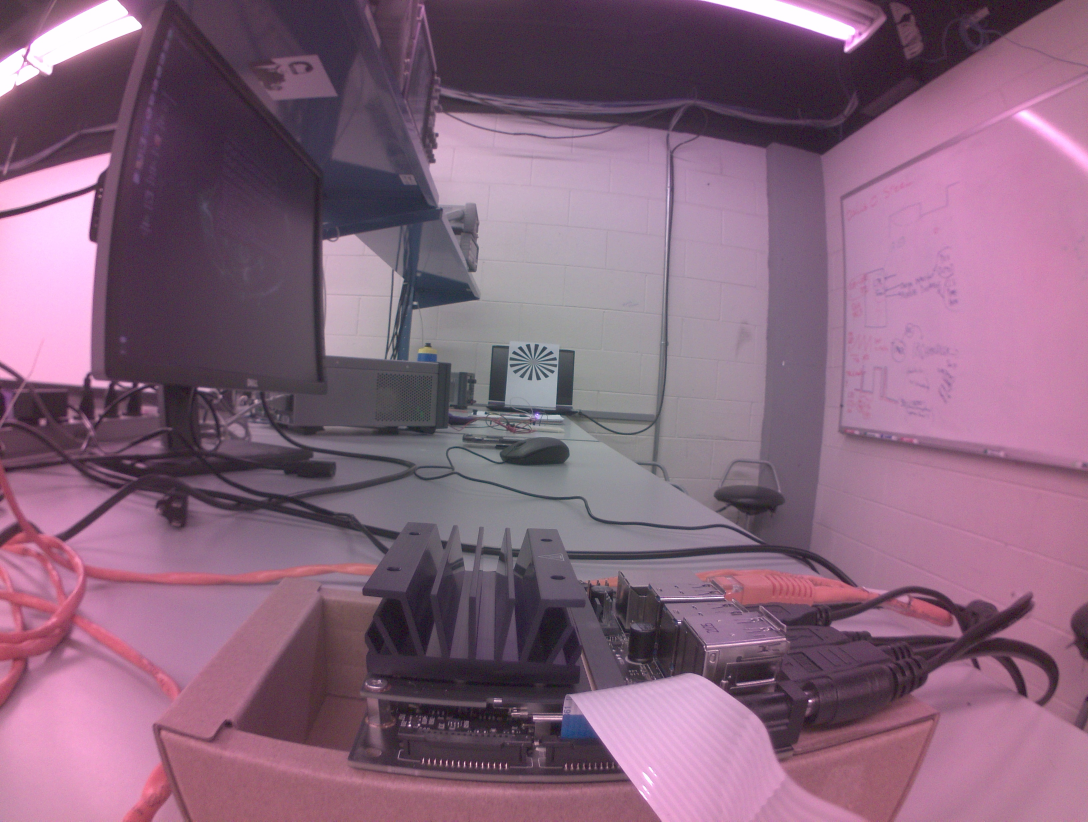
#> input picture Jetson_Dev/poc_camera/100deg_lens.jpg, 3264 x 2464 px, given in place of x-raw, format=(string)BGR ! appsink, which was not available (shown at 1/3 size)
$ python blob_detect.py
#> lines starting #> are read from the running program, lines starting #| are printed output that depends on the picture; after the words box and inside, x2 and y2 are one past the last pixel; in counts of white or black regions, pixels touching at a corner belong together; pictures that were not available may be replaced by others from this repository, and a replacement may not be noted
import cv2
import numpy as np
import matplotlib.pyplot as plt

def gstreamer_pipeline(
    capture_width=3264,
    capture_height=2464,
    display_width=1280,
    display_height=720,
    framerate=21,
    flip_method=2,
):
    return (
        "nvarguscamerasrc ! "
        "video/x-raw(memory:NVMM), "
        "width=(int)%d, height=(int)%d, "
        "format=(string)NV12, framerate=(fraction)%d/1 ! "
        "nvvidconv flip-method=%d ! "
        "video/x-raw, width=(int)%d, height=(int)%d, format=(string)BGRx ! "
        "videoconvert ! "
        "video/x-raw, format=(string)BGR ! appsink"
        % (
            capture_width,
            capture_height,
            framerate,
            flip_method,
            display_width,
            display_height,
        )
    )

def show_camera():
# To flip the image, modify the flip_method parameter (0 and 2 are the most common)
    print(gstreamer_pipeline(flip_method=2))
    #MORPH_CROSS
    kernel = cv2.getStructuringElement(cv2.MORPH_CROSS, (5,5))
    #regular ones kernel
    kernel_ones = np.ones((5,5), np.uint8)
    cap = cv2.VideoCapture(gstreamer_pipeline(flip_method=2), cv2.CAP_GSTREAMER)
    if cap.isOpened():
        window_handle = cv2.namedWindow("CSI Camera", cv2.WINDOW_AUTOSIZE)
        # Window
        while cv2.getWindowProperty("CSI Camera", 0) >= 0:
            ret_val, img = cap.read()
#> img is the input picture: shape (2464, 3264, 3); mean B, G, R 124.7, 101.6, 135.1
            #blur = cv2.GaussianBlur(img,(5,5),0)
            img_gray = cv2.cvtColor(img, cv2.COLOR_BGR2GRAY)
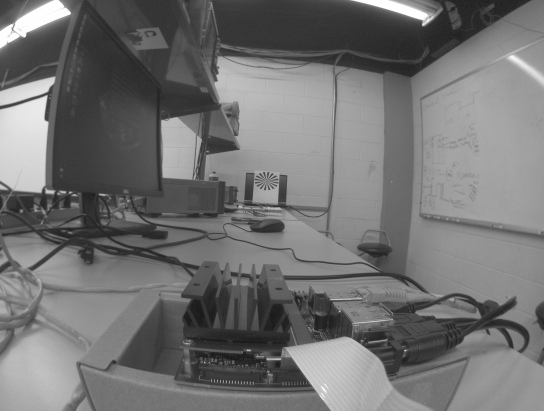
#> img_gray: shape (2464, 3264) (shown at 1/6 size); min 6, max 255, mean 114.3
            #Note here: when put behind k850 filter, there is much more noise picked up, why??
            ret, thresh = cv2.threshold(img_gray, 250, 255, cv2.THRESH_BINARY)
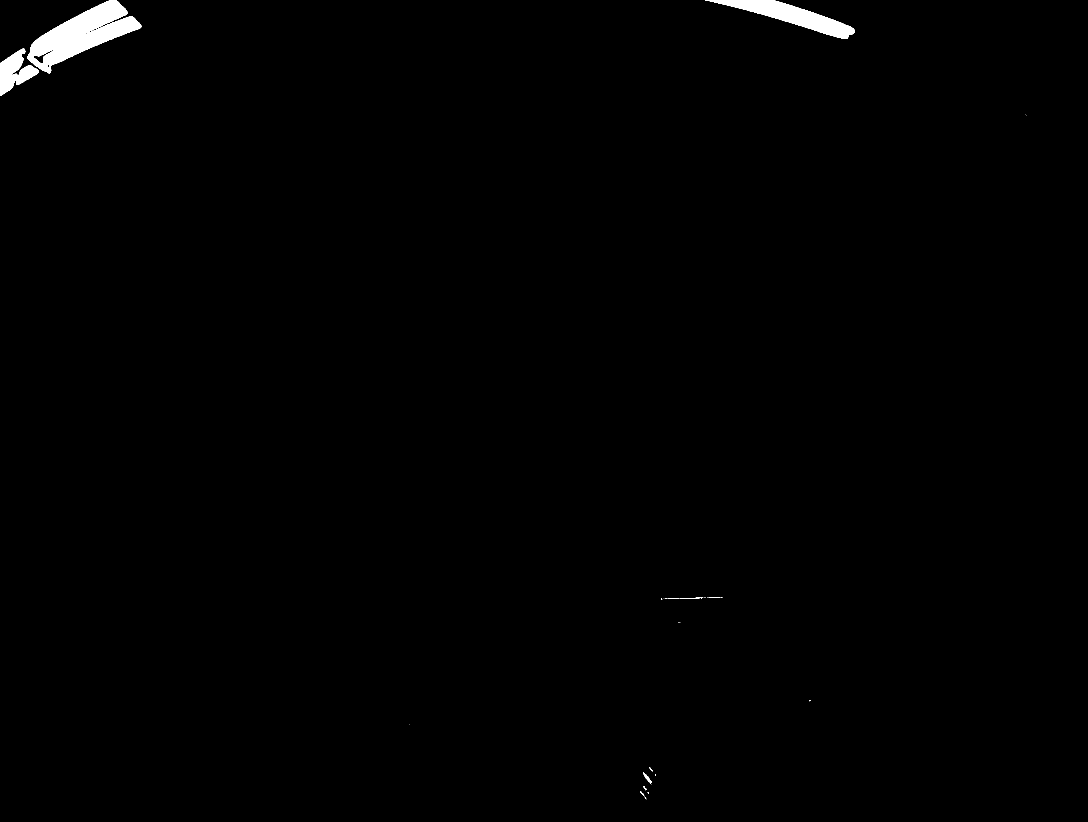
#> thresh: shape (2464, 3264) (shown at 1/3 size); 0.71% white; 31 white regions (21 under 20 px), largest, box (x1, y1, x2, y2) and area: (82, 0, 424, 220) 31428, (2115, 0, 2564, 117) 17026, (0, 145, 117, 288) 7932
            thresh = cv2.erode(thresh, np.ones((7,7), np.uint8), iterations=2)
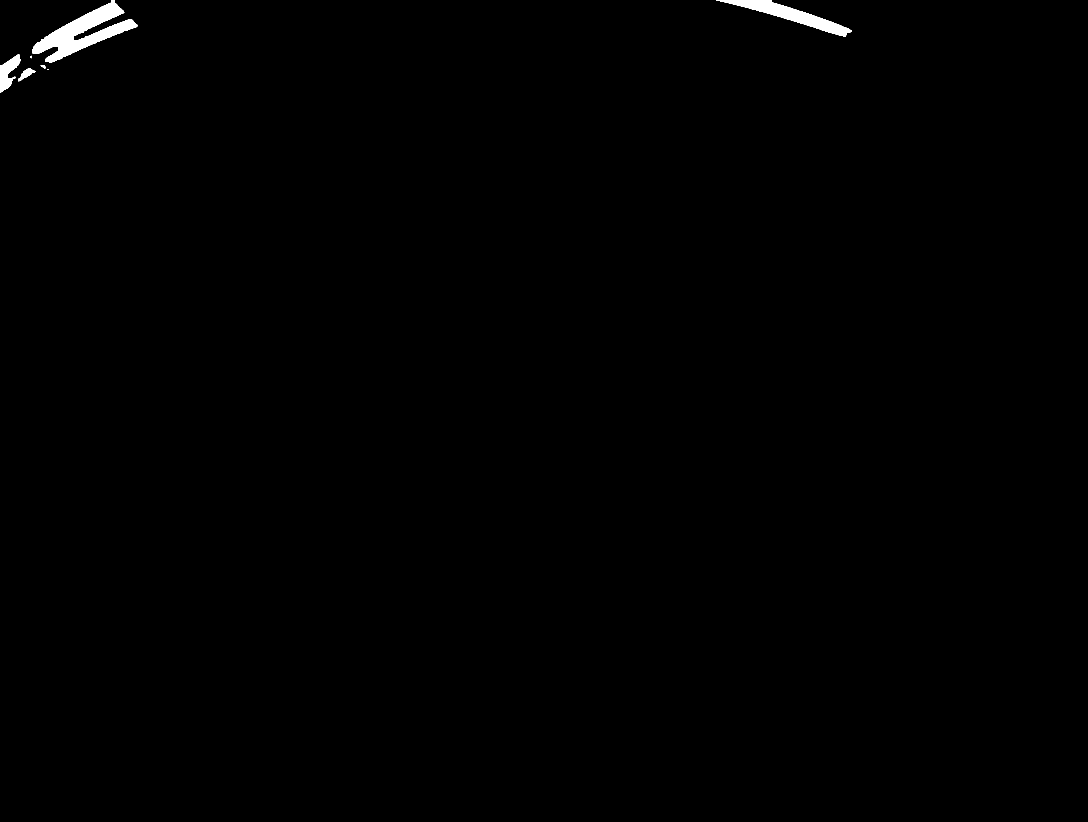
#> thresh: shape (2464, 3264) (shown at 1/3 size); 0.45% white; 7 white regions (2 under 20 px)
            #thresh = cv2.erode(thresh, kernel, iterations=2)
            img = cv2.GaussianBlur(img,(5,5),0)
            img = cv2.erode(img, kernel, iterations=3)
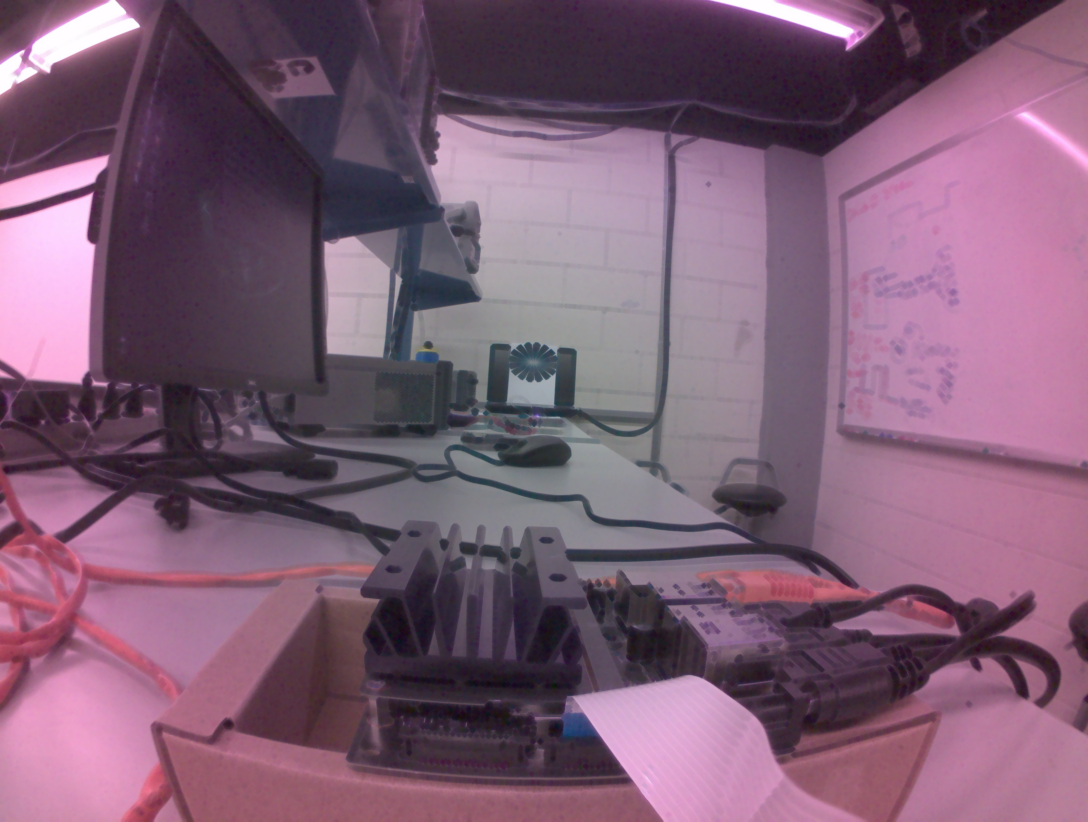
#> img: shape (2464, 3264, 3) (shown at 1/3 size); mean B, G, R 116.7, 93.9, 126.4
            #otsu's thresholding
            #ret, thresh = cv2.threshold(img_gray, 253, 255, cv2.THRESH_BINARY+cv2.THRESH_OTSU)
            #blur = cv2.GaussianBlur(thresh,(5,5),0)
            contours, hierarchy = cv2.findContours(image=thresh, mode=cv2.RETR_TREE, method=cv2.CHAIN_APPROX_NONE)
#> contours = 7 contours, 2 with area under 20; largest, box (x1, y1, x2, y2) and area: (97, 0, 414, 188) 19759, (2148, 0, 2556, 110) 11202, (0, 163, 62, 279) 3301, (55, 204, 107, 244) 730, (121, 195, 136, 206) 64
            print(len(contours))
#| 7

            for c in contours:
                #print(c)
                #calculate moments for each contour
                M = cv2.moments(c)
                if M["m00"] != 0:
                    cX = int(M["m10"] / M["m00"])
                    cY = int(M["m01"] / M["m00"])
                    print("Centroid: %d, %d" % (cX, cY))
                else:
                    cX, cY = 0, 0
#> this loop made 7 passes
#> (cX, cY) on passes 1 to 7: (144, 208), (78, 221), (130, 199), (92, 170), (23, 217), (2374, 45), (249, 96)
#> (printed output is left out)

            #having trouble printing out the contours for some reason
            #image_copy = blur.copy()
#> (the run stopped early here; a loop or call above may not have finished)

$ run again, on Jetson_Dev/poc_camera/IRlens_calibration_target.jpg
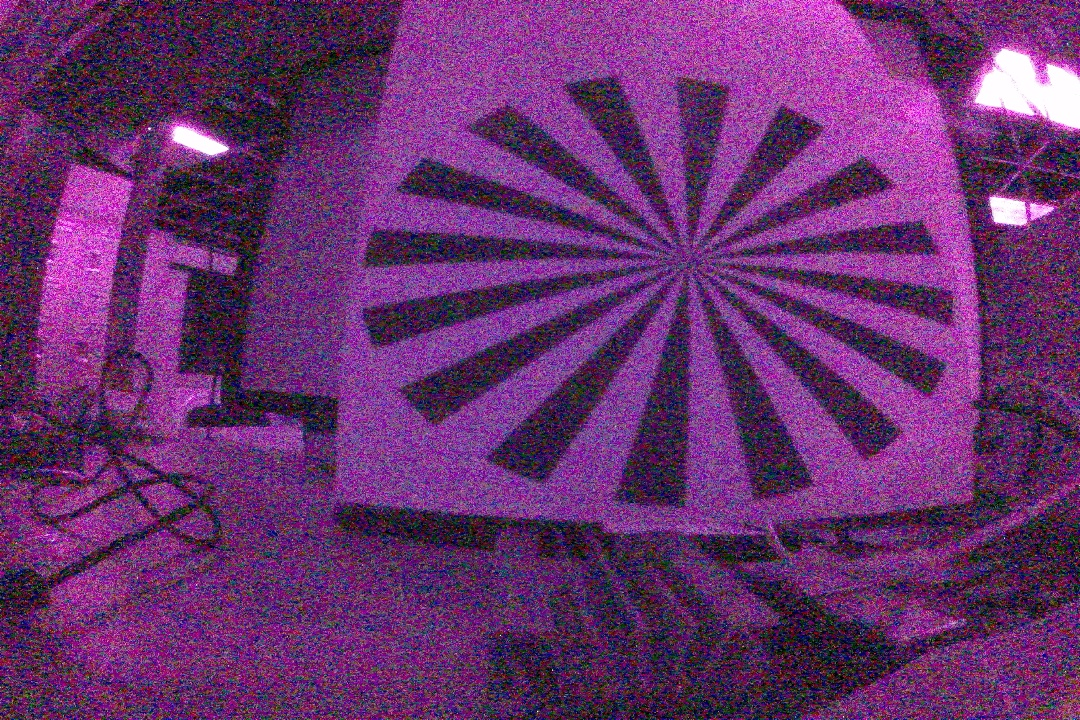
#> input picture Jetson_Dev/poc_camera/IRlens_calibration_target.jpg, 1080 x 720 px, given in place of x-raw, format=(string)BGR ! appsink, which was not available
#> in show_camera, img is the input picture: shape (720, 1080, 3); mean B, G, R 110.4, 48.6, 104.1
#> in show_camera, `ret, thresh = cv2.threshold(img_gray, 250, 255, cv2.THRESH_BINARY)`:
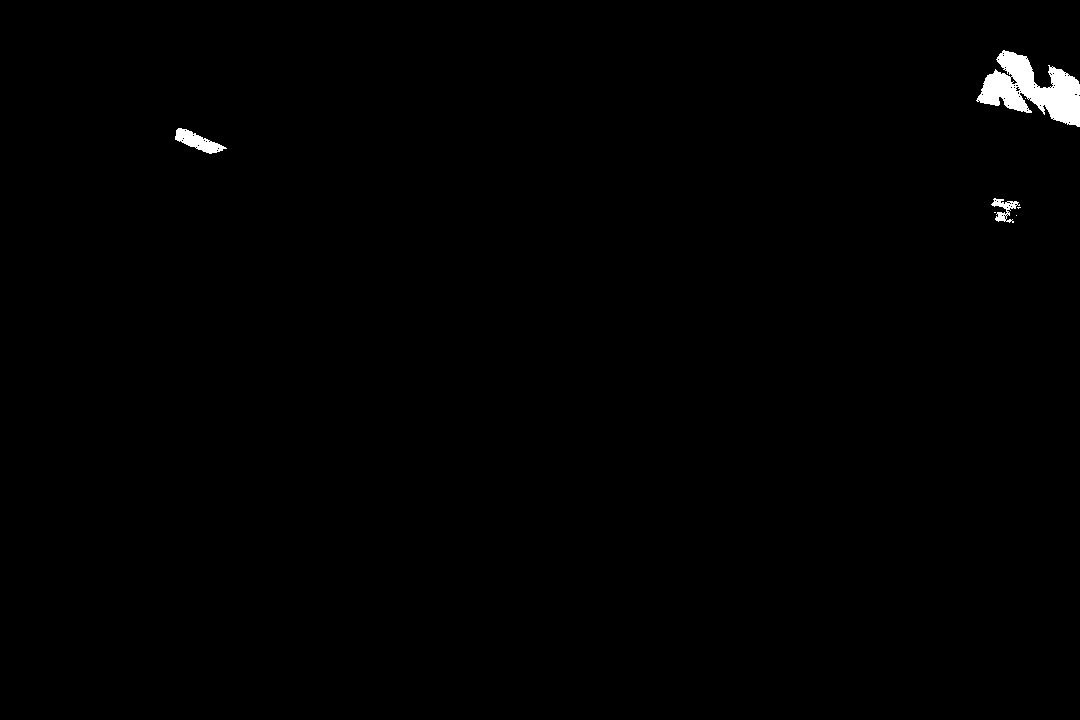
#> thresh: shape (720, 1080); 0.64% white; 7 white regions (4 under 20 px), largest, box (x1, y1, x2, y2) and area: (976, 50, 1080, 127) 4066, (175, 128, 227, 154) 601, (991, 198, 1020, 223) 292
#> in show_camera, `img = cv2.erode(img, kernel, iterations=3)`:
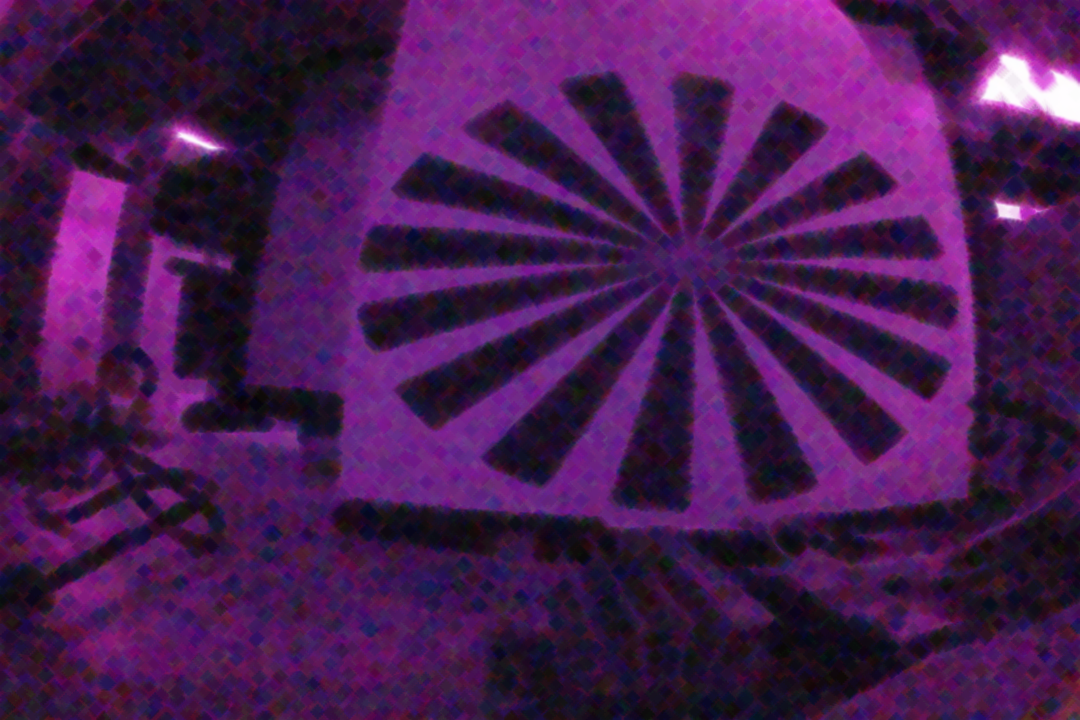
#> img: shape (720, 1080, 3); mean B, G, R 80.8, 25.9, 71.1
#> contours = 5 contours, 2 with area under 20; largest, box (x1, y1, x2, y2) and area: (1037, 82, 1080, 119) 576, (989, 80, 1005, 98) 139, (1012, 61, 1028, 87) 102
#| 5
#> the loop in show_camera, `for c in contours:` made 5 passes
#> (c, cX, cY) on passes 1, 5: ([[1011, 97], [1011, 98]], 0, 0), ([[1010, 60]], 0, 0)
#> (printed output is left out)

$ run again, on Jetson_Dev/poc_camera/IRlens_invis_name.jpg
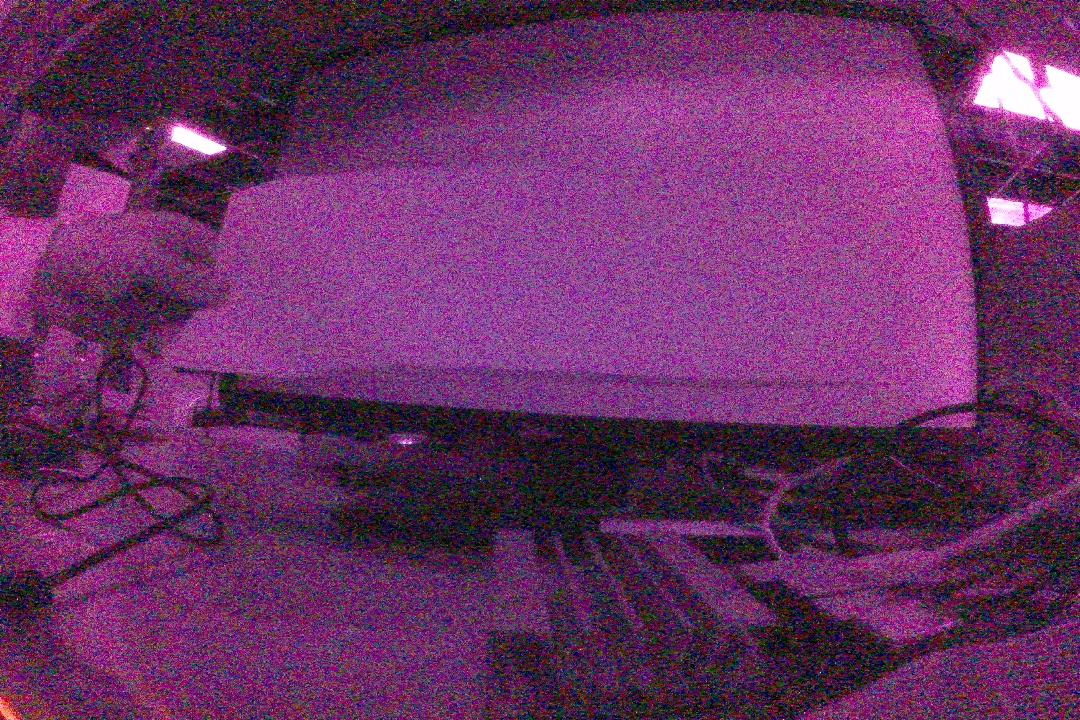
#> input picture Jetson_Dev/poc_camera/IRlens_invis_name.jpg, 1080 x 720 px, given in place of x-raw, format=(string)BGR ! appsink, which was not available
#> in show_camera, img is the input picture: shape (720, 1080, 3); mean B, G, R 99.1, 48.1, 104.2
#> in show_camera, `ret, thresh = cv2.threshold(img_gray, 250, 255, cv2.THRESH_BINARY)`:
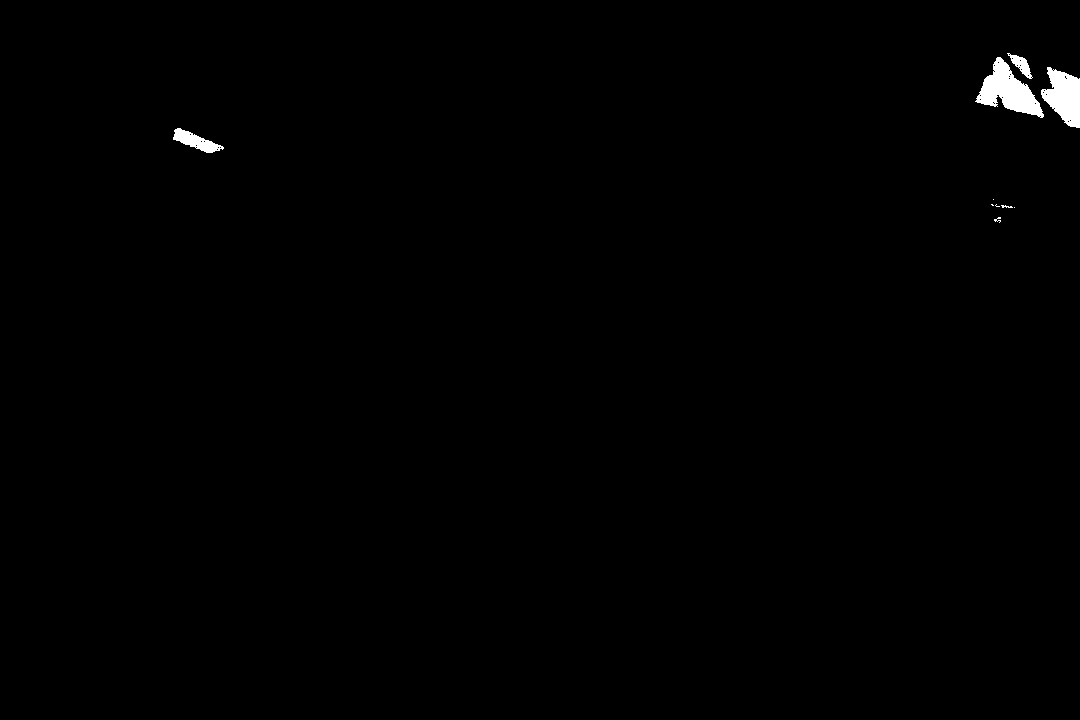
#> thresh: shape (720, 1080); 0.55% white; 10 white regions (4 under 20 px), largest, box (x1, y1, x2, y2) and area: (975, 57, 1044, 118) 1921, (1041, 67, 1080, 128) 1515, (173, 128, 224, 153) 563, (1007, 53, 1033, 79) 255, (1001, 205, 1013, 208) 21, (994, 217, 1001, 223) 20
#> in show_camera, `img = cv2.erode(img, kernel, iterations=3)`:
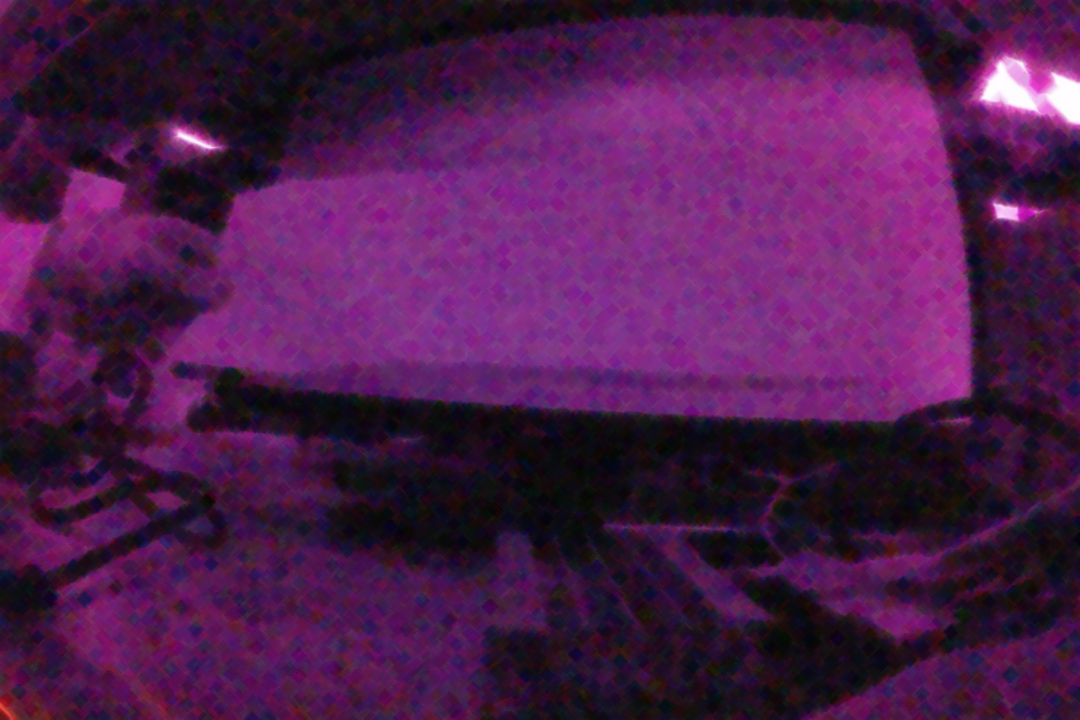
#> img: shape (720, 1080, 3); mean B, G, R 75.7, 27.3, 76.2
#> contours = 3 contours, 1 with area under 20; largest, box (x1, y1, x2, y2) and area: (1053, 85, 1080, 121) 528, (987, 70, 1029, 107) 346
#| 3
#> the loop in show_camera, `for c in contours:` made 3 passes
#> (c, cX, cY) on pass 2: ([[1058, 78], [1058, 79], [1058, 80], [1058, 79]], 0, 0)
#> (printed output is left out)
